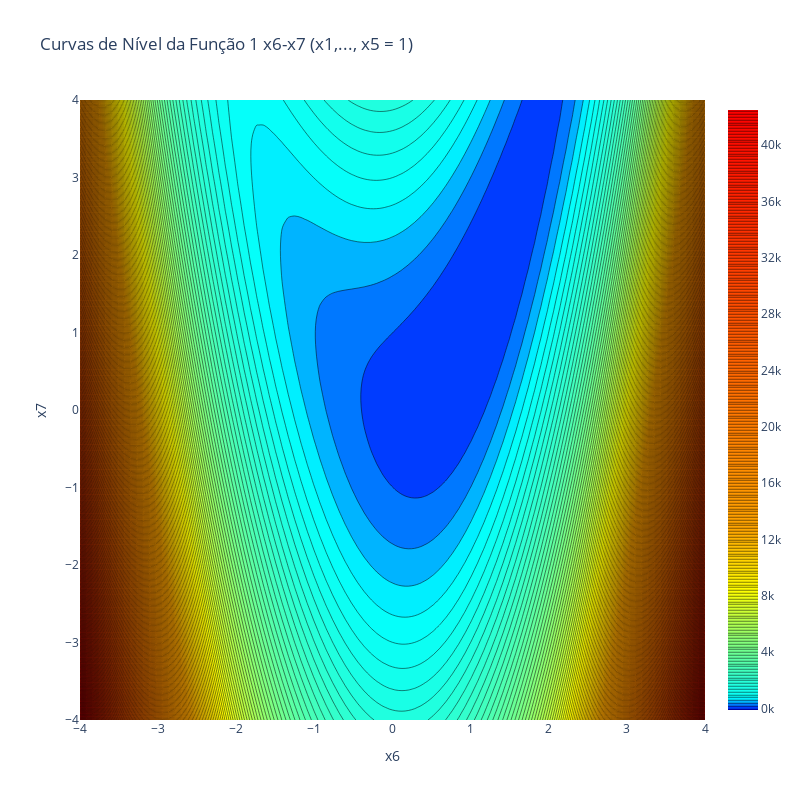

The code cell stored with this chart in its notebook:
### Code cell
f_x_2d = f_x.subs({variaveis[i]: 1 for i in range(0, len(variaveis)-2)})

f_numeric = lambdify([variaveis[5], variaveis[6]], f_x_2d, 'numpy')

x = np.linspace(-4, 4, 100)
y = np.linspace(-4, 4, 100)
x_grid, y_grid = np.meshgrid(x, y)

z = f_numeric(x_grid, y_grid)

fig = go.Figure(data=go.Contour(
    z=z,
    x=x,
    y=y,
    colorscale=[
        [0.0, 'blue'],
        [0.02, 'cyan'],
        [0.2, 'yellow'],
        [0.3, 'orange'],
        [1.0, 'red']
    ],
    contours=dict(start=np.min(z), end=np.max(z), size=200)
))

fig.update_layout(
    title="Curvas de Nível da Função 1 x6-x7 (x1,..., x5 = 1)",
    xaxis_title='x6',
    yaxis_title='x7',
    width=800,
    height=800
)

fig.show()

### Figure 1 — Plotly figure (JSON) as saved in the notebook; plotly's stock layout.template omitted (floating-point values rounded to 4 significant figures; data arrays with more than 128 entries replaced by an {"elided": "..."} marker saying what was removed)
{"data": [{"colorscale": [[0, "blue"], [0.02, "cyan"], [0.2, "yellow"], [0.3, "orange"], [1, "red"]], "contours": {"end": 42525, "size": 200, "start": 0.02072}, "type": "contour", "x": [-4, -3.919, -3.838, -3.758, -3.677, -3.596, -3.515, -3.434, -3.354, -3.273, -3.192, -3.111, -3.03, -2.949, -2.869, -2.788, -2.707, -2.626, -2.545, -2.465, -2.384, -2.303, -2.222, -2.141, -2.061, -1.98, -1.899, -1.818, -1.737, -1.657, -1.576, -1.495, -1.414, -1.333, -1.253, -1.172, -1.091, -1.01, -0.9293, -0.8485, -0.7677, -0.6869, -0.6061, -0.5253, -0.4444, -0.3636, -0.2828, -0.202, -0.1212, -0.0404, 0.0404, 0.1212, 0.202, 0.2828, 0.3636, 0.4444, 0.5253, 0.6061, 0.6869, 0.7677, 0.8485, 0.9293, 1.01, 1.091, 1.172, 1.253, 1.333, 1.414, 1.495, 1.576, 1.657, 1.737, 1.818, 1.899, 1.98, 2.061, 2.141, 2.222, 2.303, 2.384, 2.465, 2.545, 2.626, 2.707, 2.788, 2.869, 2.949, 3.03, 3.111, 3.192, 3.273, 3.354, 3.434, 3.515, 3.596, 3.677, 3.758, 3.838, 3.919, 4], "y": [-4, -3.919, -3.838, -3.758, -3.677, -3.596, -3.515, -3.434, -3.354, -3.273, -3.192, -3.111, -3.03, -2.949, -2.869, -2.788, -2.707, -2.626, -2.545, -2.465, -2.384, -2.303, -2.222, -2.141, -2.061, -1.98, -1.899, -1.818, -1.737, -1.657, -1.576, -1.495, -1.414, -1.333, -1.253, -1.172, -1.091, -1.01, -0.9293, -0.8485, -0.7677, -0.6869, -0.6061, -0.5253, -0.4444, -0.3636, -0.2828, -0.202, -0.1212, -0.0404, 0.0404, 0.1212, 0.202, 0.2828, 0.3636, 0.4444, 0.5253, 0.6061, 0.6869, 0.7677, 0.8485, 0.9293, 1.01, 1.091, 1.172, 1.253, 1.333, 1.414, 1.495, 1.576, 1.657, 1.737, 1.818, 1.899, 1.98, 2.061, 2.141, 2.222, 2.303, 2.384, 2.465, 2.545, 2.626, 2.707, 2.788, 2.869, 2.949, 3.03, 3.111, 3.192, 3.273, 3.354, 3.434, 3.515, 3.596, 3.677, 3.758, 3.838, 3.919, 4], "z": {"elided": "100x100 float values"}}], "layout": {"height": 800, "title": {"text": "Curvas de Nível da Função 1 x6-x7 (x1,..., x5 = 1)"}, "width": 800, "xaxis": {"title": {"text": "x6"}}, "yaxis": {"title": {"text": "x7"}}}}
